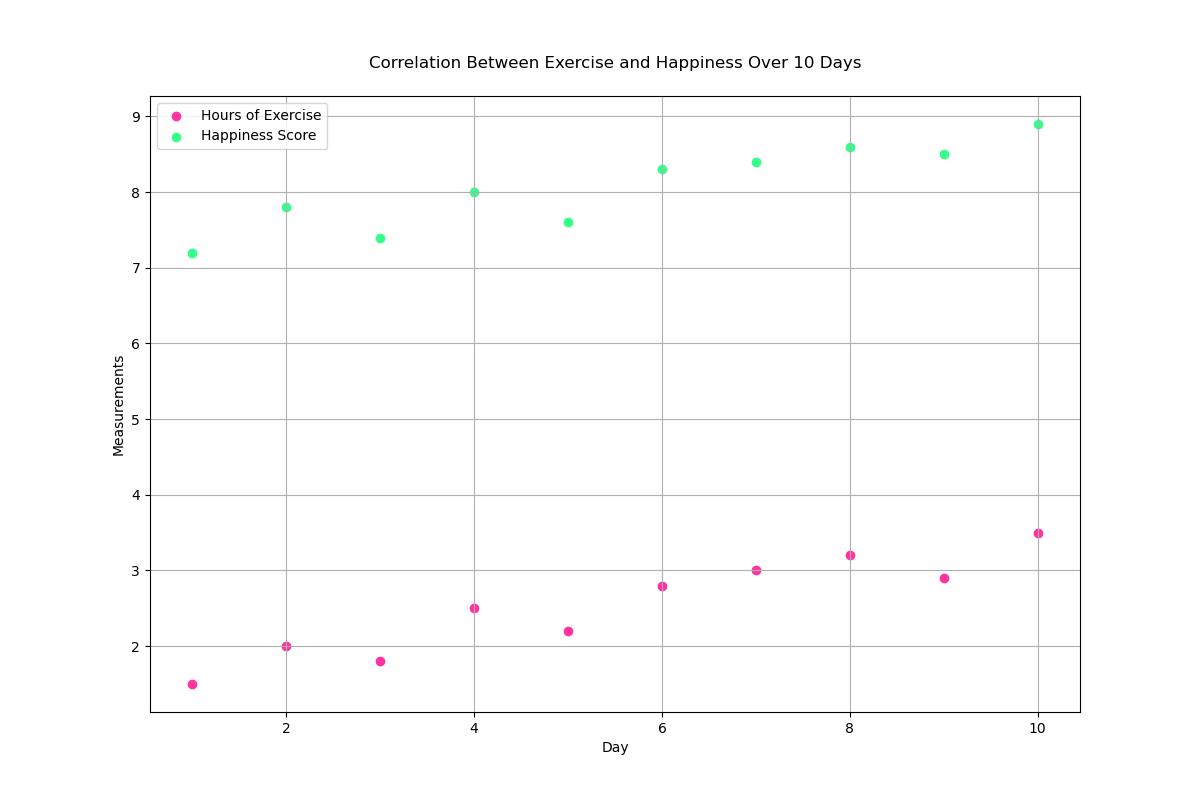

Generate this figure with Python:

import matplotlib.pyplot as plt

# Data
days = [1, 2, 3, 4, 5, 6, 7, 8, 9, 10]
hours_of_exercise = [1.5, 2.0, 1.8, 2.5, 2.2, 2.8, 3.0, 3.2, 2.9, 3.5]
happiness_score = [7.2, 7.8, 7.4, 8.0, 7.6, 8.3, 8.4, 8.6, 8.5, 8.9]

# Scatter plot
plt.figure(figsize=(12, 8))  # Width:12, Height:8
plt.scatter(days, hours_of_exercise, color='#FF33A1', label='Hours of Exercise')  # Pink
plt.scatter(days, happiness_score, color='#33FF8A', label='Happiness Score')  # Green

# Customize the plot
plt.title('Correlation Between Exercise and Happiness Over 10 Days', pad=20)
plt.xlabel('Day')
plt.ylabel('Measurements')
plt.legend(loc='upper left')
plt.grid(True)

# Show the plot
plt.show()
